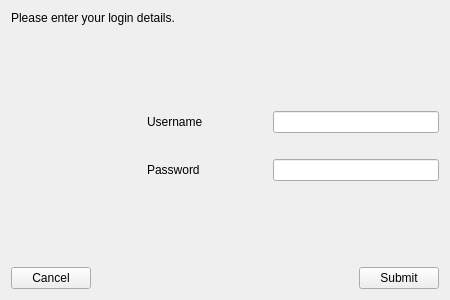
<?xml version="1.0" encoding="UTF-8"?>
<ui version="4.0">
 <class>vpnLogin</class>
 <widget class="QWidget" name="vpnLogin">
  <property name="geometry">
   <rect>
    <x>0</x>
    <y>0</y>
    <width>450</width>
    <height>300</height>
   </rect>
  </property>
  <property name="windowTitle">
   <string>Form</string>
  </property>
  <layout class="QVBoxLayout" name="verticalLayout_2">
   <item>
    <widget class="QLabel" name="label">
     <property name="text">
      <string>Please enter your login details.</string>
     </property>
    </widget>
   </item>
   <item>
    <spacer name="verticalSpacer_2">
     <property name="orientation">
      <enum>Qt::Vertical</enum>
     </property>
     <property name="sizeHint" stdset="0">
      <size>
       <width>20</width>
       <height>40</height>
      </size>
     </property>
    </spacer>
   </item>
   <item>
    <layout class="QHBoxLayout" name="horizontalLayout">
     <item>
      <widget class="QLabel" name="label_2">
       <property name="minimumSize">
        <size>
         <width>130</width>
         <height>0</height>
        </size>
       </property>
       <property name="maximumSize">
        <size>
         <width>130</width>
         <height>16777215</height>
        </size>
       </property>
       <property name="text">
        <string/>
       </property>
       <property name="pixmap">
        <pixmap resource="res.qrc">:/img/login.png</pixmap>
       </property>
      </widget>
     </item>
     <item>
      <layout class="QFormLayout" name="formLayout">
       <item row="0" column="0">
        <widget class="QLabel" name="label_3">
         <property name="minimumSize">
          <size>
           <width>120</width>
           <height>0</height>
          </size>
         </property>
         <property name="text">
          <string>Username</string>
         </property>
        </widget>
       </item>
       <item row="0" column="1">
        <widget class="QLineEdit" name="leUsername"/>
       </item>
       <item row="1" column="0">
        <widget class="QLabel" name="label_4">
         <property name="text">
          <string/>
         </property>
        </widget>
       </item>
       <item row="2" column="0">
        <widget class="QLabel" name="label_5">
         <property name="minimumSize">
          <size>
           <width>120</width>
           <height>0</height>
          </size>
         </property>
         <property name="text">
          <string>Password</string>
         </property>
        </widget>
       </item>
       <item row="2" column="1">
        <widget class="QLineEdit" name="lePassword">
         <property name="echoMode">
          <enum>QLineEdit::Password</enum>
         </property>
        </widget>
       </item>
      </layout>
     </item>
    </layout>
   </item>
   <item>
    <spacer name="verticalSpacer">
     <property name="orientation">
      <enum>Qt::Vertical</enum>
     </property>
     <property name="sizeHint" stdset="0">
      <size>
       <width>20</width>
       <height>40</height>
      </size>
     </property>
    </spacer>
   </item>
   <item>
    <layout class="QHBoxLayout" name="horizontalLayout_2">
     <item>
      <widget class="QPushButton" name="btnCancel">
       <property name="text">
        <string>Cancel</string>
       </property>
      </widget>
     </item>
     <item>
      <spacer name="horizontalSpacer">
       <property name="orientation">
        <enum>Qt::Horizontal</enum>
       </property>
       <property name="sizeHint" stdset="0">
        <size>
         <width>40</width>
         <height>20</height>
        </size>
       </property>
      </spacer>
     </item>
     <item>
      <widget class="QPushButton" name="btnSubmit">
       <property name="text">
        <string>Submit</string>
       </property>
      </widget>
     </item>
    </layout>
   </item>
  </layout>
 </widget>
 <resources>
  <include location="res.qrc"/>
 </resources>
 <connections/>
</ui>
